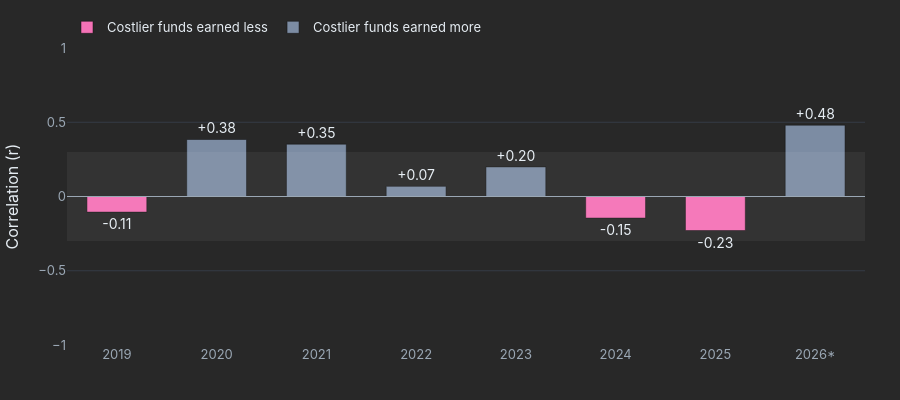

The cell this chart's notebook holds for it:
### Markdown cell above
- Chart 3: correlation year by year (does it hold every year or only some?)

### Code cell
# ---------- chart 3: is it the same every year? ----------
VERDICT_COLORS = {"Costlier funds earned less": COSTLY, "Costlier funds earned more": AGAINST}

def year_fig(plan):
    c = YEARS[plan].copy()
    c["verdict"] = np.where(c["r"] < 0, "Costlier funds earned less", "Costlier funds earned more")
    c["text"] = c["r"].map("{:+.2f}".format)
    fig = px.bar(c, x="label", y="r", color="verdict", color_discrete_map=VERDICT_COLORS, text="text",
                 category_orders={"label": list(c["label"])},
                 hover_data={"label": False, "verdict": False, "text": False, "r": ":+.2f", "n": True})
    fig.update_traces(width=0.6, textposition="outside", textfont=dict(color=TEXT, size=14), cliponaxis=False)
    fig.add_hrect(y0=-0.3, y1=0.3, fillcolor="#FFFFFF", opacity=0.05, line_width=0)      # the "weak" zone
    fig.add_hline(y=0, line_color=MUTED, line_width=1)
    fig = style_fig(fig, 400)
    fig.update_xaxes(type="category", title_text="")
    fig.update_yaxes(range=[-1, 1], tickformat="+.1f", title_text="Correlation (r)")
    fig.update_layout(legend_title_text="")
    return fig

year_fig("Regular").show()

### Figure 1 — Plotly figure (JSON) as saved in the notebook; plotly's stock layout.template omitted (floating-point values rounded to 4 significant figures)
{"data": [{"cliponaxis": false, "customdata": [["Costlier funds earned less", "-0.11", 18], ["Costlier funds earned less", "-0.15", 28], ["Costlier funds earned less", "-0.23", 28]], "hovertemplate": "r=%{y:+.2f}<br>n=%{customdata[2]}<extra></extra>", "legendgroup": "Costlier funds earned less", "marker": {"color": "#F472B6", "pattern": {"shape": ""}}, "name": "Costlier funds earned less", "orientation": "v", "showlegend": true, "text": ["-0.11", "-0.15", "-0.23"], "textfont": {"color": "#E6EDF3", "size": 14}, "textposition": "outside", "type": "bar", "width": 0.6, "x": ["2019", "2024", "2025"], "xaxis": "x", "y": [-0.1052, -0.1453, -0.229], "yaxis": "y"}, {"cliponaxis": false, "customdata": [["Costlier funds earned more", "+0.38", 19], ["Costlier funds earned more", "+0.35", 20], ["Costlier funds earned more", "+0.07", 21], ["Costlier funds earned more", "+0.20", 27], ["Costlier funds earned more", "+0.48", 30]], "hovertemplate": "r=%{y:+.2f}<br>n=%{customdata[2]}<extra></extra>", "legendgroup": "Costlier funds earned more", "marker": {"color": "#7C8CA3", "pattern": {"shape": ""}}, "name": "Costlier funds earned more", "orientation": "v", "showlegend": true, "text": ["+0.38", "+0.35", "+0.07", "+0.20", "+0.48"], "textfont": {"color": "#E6EDF3", "size": 14}, "textposition": "outside", "type": "bar", "width": 0.6, "x": ["2020", "2021", "2022", "2023", "2026*"], "xaxis": "x", "y": [0.3841, 0.3524, 0.06843, 0.1995, 0.4803], "yaxis": "y"}], "layout": {"barmode": "relative", "font": {"color": "#E6EDF3", "family": "Inter, Segoe UI, sans-serif", "size": 13}, "height": 400, "hoverlabel": {"bgcolor": "#1B2430", "bordercolor": "#343B46", "font": {"color": "#E6EDF3", "size": 14}}, "legend": {"orientation": "h", "title": {"text": ""}, "tracegroupgap": 0, "x": 0, "y": 1.12}, "margin": {"b": 45, "l": 50, "r": 35, "t": 25}, "paper_bgcolor": "#282828", "plot_bgcolor": "#282828", "shapes": [{"fillcolor": "#FFFFFF", "line": {"width": 0}, "opacity": 0.05, "type": "rect", "x0": 0, "x1": 1, "xref": "x domain", "y0": -0.3, "y1": 0.3, "yref": "y"}, {"line": {"color": "#9AA7B4", "width": 1}, "type": "line", "x0": 0, "x1": 1, "xref": "x domain", "y0": 0, "y1": 0, "yref": "y"}], "xaxis": {"anchor": "y", "categoryarray": ["2019", "2020", "2021", "2022", "2023", "2024", "2025", "2026*"], "categoryorder": "array", "domain": [0, 1], "showgrid": false, "tickfont": {"color": "#9AA7B4"}, "title": {"text": ""}, "type": "category", "zeroline": false}, "yaxis": {"anchor": "x", "domain": [0, 1], "gridcolor": "#343B46", "range": [-1, 1], "tickfont": {"color": "#9AA7B4"}, "tickformat": "+.1f", "title": {"text": "Correlation (r)"}, "zeroline": false}}}
